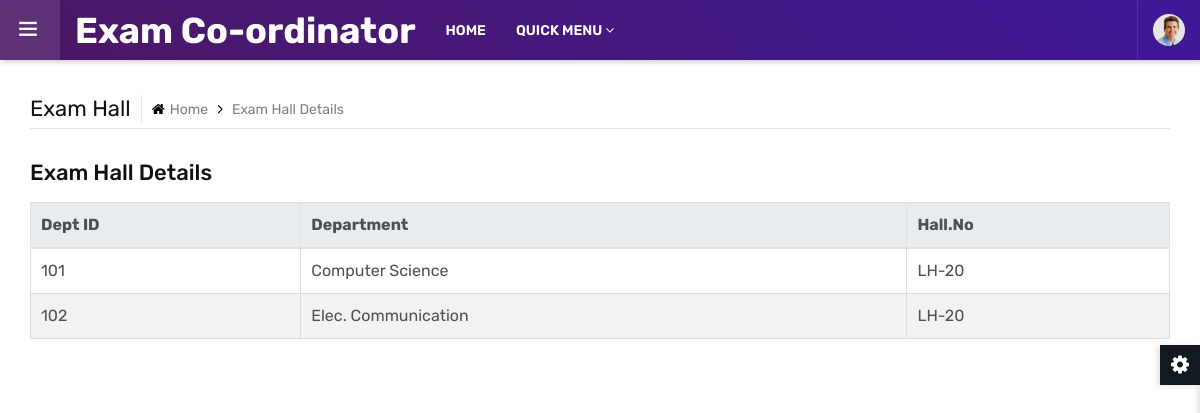
/admin/index1.php (signed in), run on the app's committed database.
### tables this page shows
CREATE TABLE `departments` (
  `id` varchar(20) NOT NULL,
  `dept` varchar(30) NOT NULL,
  `dept_code` varchar(10) NOT NULL
);

CREATE TABLE `class_room` (
  `id` int(11) NOT NULL,
  `rooms` varchar(30) NOT NULL,
  `seats` int(11) NOT NULL,
  `status` int(11) NOT NULL
);

### admin/index1.php (the view, shortened to what this page needs)
<?php include("headlink1.php");?>
<?php
extract($_POST);
?>
<main class="ttr-wrapper">
		<div class="container-fluid">
			<div class="db-breadcrumb">
				<h4 class="breadcrumb-title">Exam Hall</h4>
				<ul class="db-breadcrumb-list">
					<li><a href="#"><i class="fa fa-home"></i>Home</a></li>
					<li>Exam Hall Details</li>
				</ul>
			</div>
		</div>
        <div class="container">
                    <h4>Exam Hall Details</h4>
            <form action="" method="post">
                <table class="table">
                <thead class="thead-light">
                    <tr>
                    <th>Dept ID</th>
                    <th>Department</th>
                    <th>Hall.No</th>
                    </tr>
                </thead>
                <tbody>
                <?php  $i=0;
				  $hqry=mysql_query("select * from departments");
		 		  while($hrow=mysql_fetch_array($hqry))
				  {
				 $strqry=mysql_query("select distinct(class_id) from students where deptid='".$hrow['id']."'");
				 $no_st=mysql_num_rows($strqry);
				  ?>
                    <tr>
                    <td><?php echo $hrow['id']; ?></td>
                    <td><?php echo $hrow['dept']; ?></td>
                    <td><?php $z=0;
					while($strrow=mysql_fetch_array($strqry))
					{
					$z++;
					$cl_qry=mysql_query("select * from class_room where id=".$strrow['class_id']."");
					$cl_row=mysql_fetch_array($cl_qry);
						if($z<$no_st)
						{
						$x=",";
						}
						else
						{
						$x='';
						}
						echo $cl_row['rooms'].$x;
					}
					 ?></td>
                    </tr>
                    <?php
				}
				  ?>
                </tbody>
                </table>
                </form>
            </div>
	</main>
</body>
</html>

### admin/assets/css/typography.css (style rules this page uses)
body { background-color: #fff; font-family: Rubik; font-size: 16px; font-weight: 400; color:#505050; padding: 0; margin: 0; overflow-x: hidden; -webkit-font-smoothing: antialiased; font-smoothing: antialiased; -moz-osx-font-smoothing: grayscale; scroll-behavior: smooth; }
a { color: #6f6f6f; outline: 0 none; text-decoration: none; }
section, article, aside, details, figcaption, figure, footer, header, hgroup, main, menu, nav, summary { display: block; }
table { background-color: transparent; width: 100%; }
table thead th { color: #333; }
table td { padding: 15px 10px; }
p, address, pre, hr, ul, ol, dl, dd, table { margin-bottom: 24px; }
h1, h2, h3, h4, h5, h6 { color: #111111; font-family: rubik; margin-top:0; }
h4 { font-size: 22px; line-height: 28px; margin-bottom: 15px; font-weight: 500; }
dl, ul, ol { list-style-position: outside; padding: 0; }
ul, ol { margin-bottom: 24px; }
ul li, ol li { padding: 0; }

### admin/assets/css/dashboard.css (style rules this page uses)
.ttr-pinned-sidebar.ttr-opened-sidebar .ttr-wrapper { margin-left: 300px; }
.ttr-pinned-sidebar .ttr-wrapper { margin-left: 0; }
.ttr-wrapper { padding-top: 95px; -webkit-transition: margin 200ms cubic-bezier(0.215, 0.610, 0.355, 1.000); -moz-transition: margin 200ms cubic-bezier(0.215, 0.610, 0.355, 1.000); -o-transition: margin 200ms cubic-bezier(0.215, 0.610, 0.355, 1.000); transition: margin 200ms cubic-bezier(0.215, 0.610, 0.355, 1.000); }
.ttr-wrapper { padding-left:15px; padding-right:15px; }
.db-breadcrumb { display:flex; align-items: center; border-bottom: 1px solid rgba(0,0,0,0.1); padding-bottom: 5px; margin-bottom: 30px; }
.db-breadcrumb-list { list-style:none; margin:0; padding:0; }
.breadcrumb-title { margin-bottom: 0; font-weight: 400; border-right: 1px solid rgba(0,0,0,0.1); padding-right: 10px; margin-right: 10px; line-height: 28px; }
.db-breadcrumb-list li { display: inline-block; color: #7f7f7f; font-size: 14px; padding: 0 20px 0px 0; position:relative; }
.db-breadcrumb-list li i { margin-right:5px; color:#000; }
.db-breadcrumb-list li a { color:#7f7f7f; }
.db-breadcrumb-list li:last-child { padding-right:0; }
.db-breadcrumb-list li:after { font-family: FontAwesome; content: "\f105"; position: absolute; color: #000; right: 5px; font-size: 15px; top: -1px; }
.db-breadcrumb-list li:last-child:after { content:none; }
@media only screen and (max-width: 1200px) { .ttr-pinned-sidebar .ttr-wrapper { margin-left: 310px; } }
@media only screen and (max-width: 1200px) { .ttr-pinned-sidebar.ttr-opened-sidebar .ttr-wrapper { margin-left: 0; } }

### admin/assets/css/color/color-1.css (style rules this page uses)
:root { --primary: #4c1864; --sc-primary: #4d0a91; }
a,.text-primary,.primary li:before,.menu-links .nav > li.active > a,.menu-links .nav > li:hover > a,.menu-links .nav > li .mega-menu > li ul a:hover,.menu-links .nav > li .sub-menu li:hover > a,footer a:active,footer a:focus,footer a:hover,footer h1 a,footer h2 a,footer h3 a,footer h4 a,footer h5 a,footer h6 a,footer p a,.testimonial-1 .testimonial-position,.acod-head a:after,.acod-head a,.acod-head a:hover,.acod-head a.collapsed:hover,.ttr-tabs .nav-tabs > li > a i,h1 a:hover,h2 a:hover,h3 a:hover,h4 a:hover,h5 a:hover,h6 a:hover,.btn.outline,.btn-link:hover { color: #4c1864; }

### admin/assets/css/shortcodes/form.css (style rules this page uses)
a, .ttr-box, .btn, .form-control, .ov-box, .overlay-icon li a i, .feature-box-xl, .feature-box-lg, .feature-box-md, .feature-box-sm, .feature-box-xs, .navbar-toggler, .menu-logo, .menu-links .nav > li > a, .secondary-menu { -webkit-transition: all 0.2s linear; -moz-transition: all 0.2s linear; -ms-transition: all 0.2s linear; -o-transition: all 0.2s linear; transition: all 0.2s linear; }

### admin/assets/css/shortcodes/breadcrumb.css (style rules this page uses)
.table > tbody > tr > td, .table > tbody > tr > th, .table > tfoot > tr > td, .table > tfoot > tr > th, .table > thead > tr > td, .table > thead > tr > th { padding: 10px; }

### admin/headlink1.php (style rules this page uses)
table { width: 100%; border-collapse: collapse; }
th, td { border: 1px solid #ddd; padding: 8px; text-align: left; }
th { background-color: #f2f2f2; }
tr:nth-child(even) { background-color: #f2f2f2; }

### data on the page
departments: id "101", dept "Computer Science", class_room.rooms "LH-20"
departments: id "102", dept "Elec. Communication", class_room.rooms "LH-20"
